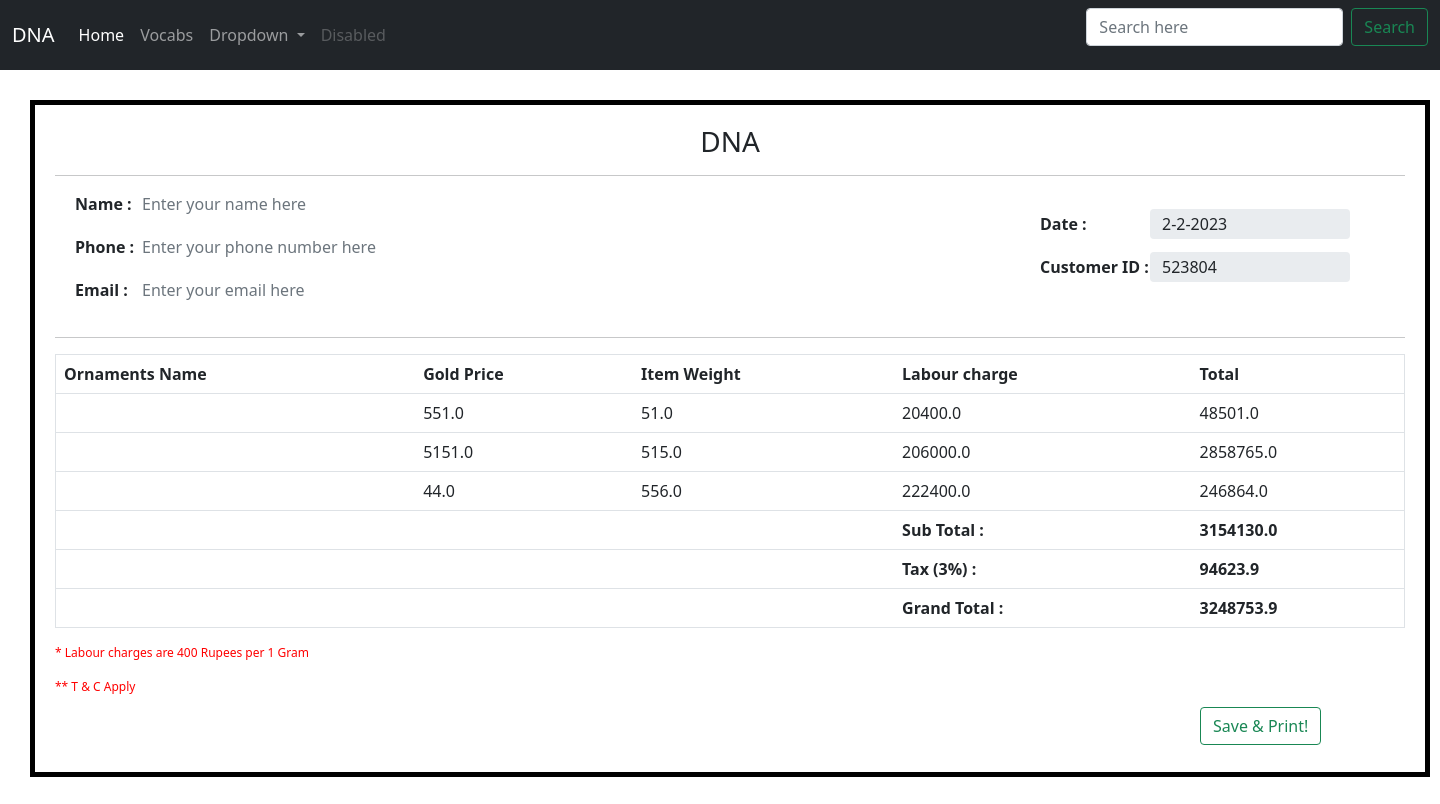
The page /bill on the database its author committed.
### myapp/models.py (models this page shows)
class JeCalc(models.Model):
    sel=models.TextField(null=True, blank=True, max_length=50)
    labour=models.FloatField(null=True, blank=True, max_length=50)
    price=models.FloatField(max_length=50)
    weight=models.FloatField(max_length=50)
    total=models.FloatField(max_length=50)

### myapp/views.py (the view)
# urls.py: path('bill', views.bill, name='bill'),
def bill(request):
    bdata=JeCalc.objects.all()
    gtotal=JeCalc.objects.all().aggregate(gtotaldata=Sum('total'))
    g1total=JeCalc.objects.all().aggregate(gtotaldata=Sum('total')*0.03)
    lst=[]
    for i in g1total:
        i2=(g1total[i])
        lst.append(i2)
        i3=round(i2,2)
    lst1=[]
    for i in gtotal:
        i4=(gtotal[i])
        lst1.append(i4)
        i4=round(i4,2)
    grandtotal=i4+i3
    today=date.today()
    cuid=random.sample(range(0,9),6)
    listtostr=''.join(map(str,cuid))
    global global_grandtotal,global_date,global_cus_id
    global_grandtotal=grandtotal
    global_date=today
    global_cus_id=listtostr
    contex={
                'bdata':bdata,
                'gtotal':gtotal,
                'i3':i3,
                'grandtotal':grandtotal,
                'today':today,
                'listtostr':listtostr,
            }
    return render(request, 'bill.html',contex)

### templates/bill.html (shortened to what this page needs)
{% extends 'index.html' %}
{% block body %}
<link rel="stylesheet" href="/static/css/bill.css">
<div class="box" id="box">
    <h3>DNA</h3>
    <hr>
    <b>
        <form class="prints" method="post" action="{% url 'prints' %}">
        <div class="profile">
            <div class="bleft">
                <div class="mb-3">
                    Name : <input type="text" class="form-control" id="exampleFormControlInput1"
                        placeholder="Enter your name here" name="bname">
                </div>
                <div class="mb-3">
                    Phone : <input type="number" class="form-control" id="exampleFormControlInput1"
                        placeholder="Enter your phone number here"  name="bphone">
                </div>
                <div class="mb-3">
                    Email : <input type="email" class="form-control" id="exampleFormControlInput1"
                        placeholder="Enter your email here" name="bemail">
                </div>
            </div>
            <div class="bright">
                <div class="mb-3">
                    Date : <input type="text" class="form-control" id="exampleFormControlInput3" name="date"
                        value="{{today.day}}-{{today.month}}-{{today.year}}" disabled>
                </div>
                <div class="mb-3">
                    Customer ID : <input type="number" class="form-control" id="exampleFormControlInput2" name="cid"
                        value="{{listtostr}}" disabled>
                </div>
            </div>
        </div>
    </b>
    <hr>
    <table border="1px" class="table">
        <tr>
            <th>Ornaments Name</th>
            <th>Gold Price</th>
            <th>Item Weight</th>
            <th>Labour charge</th>
            <th>Total</th>
        </tr>
        {% for i in bdata %}
        <tr>
            <td>{{i.sel}}</td>
            <td>{{i.price}}</td>
            <td>{{i.weight}}</td>
            <td>{{i.labour}}</td>
            <td>{{i.total}}</td>
        </tr>
        {% endfor %}
        <tr>
            <td colspan="3"></td>
            <td> <b> Sub Total :</b> </td>
            <td align="left"><b> {{gtotal.gtotaldata}} </b></td>
        </tr>
        <tr>
            <td colspan="3"></td>
            <td> <b> Tax (3%) :</b> </td>
            <td align="left"><b> {{i3}} </b></td>
        </tr>
        <tr>
            <td colspan="3"></td>
            <td> <b>Grand Total :</b> </td>
            <td align="left"><b> {{grandtotal}} </b></td>
        </tr>
    </table>
    <p>* Labour charges are 400 Rupees per 1 Gram </p>
    <p>** T & C Apply</p>
</div>
    <input type="submit" class="btn btn-outline-success" value="Save & Print!"  id="printbtn">
{% endblock body %}

### static/css/bill.css (style rules this page uses)
* { user-select: none; }
.box { width: 1400px; height: fit-content; border: 5px solid black; padding: 20px; margin: 30px; padding-bottom: 60px; }
h3 { text-align: center; }
.box input { width: 310px; margin-left: 55px; margin-top: -27px; height: 30px; border: none; }
.bleft { margin-left: 20px; }
.bright { margin-left: 700px; margin-top: 20px; }
.profile { display: flex; }
.bright input { width: 200px; margin-left: 30px; }
.bright .mb-3 { margin-left: -100px; }
#exampleFormControlInput2, #exampleFormControlInput3 { margin-left: 110px; }
#printbtn { margin-left: 1200px; margin-top: -100px; }
p { color: red; font-size: 12px; }

### rows shown on the page
JeCalc: price "551.0", weight "51.0", labour "20400.0", total "48501.0"
JeCalc: price "5151.0", weight "515.0", labour "206000.0", total "2858765.0"
JeCalc: price "44.0", weight "556.0", labour "222400.0", total "246864.0"

### other values the page prints
{{ gtotal.gtotaldata }} "3154130.0"
{{ i3 }} "94623.9"
{{ grandtotal }} "3248753.9"
